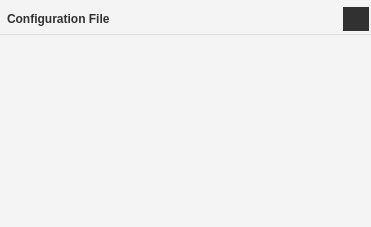
                           <widget class="QFrame" name="frame_25">
                            <property name="sizePolicy">
                             <sizepolicy hsizetype="Preferred" vsizetype="Expanding">
                              <horstretch>0</horstretch>
                              <verstretch>3</verstretch>
                             </sizepolicy>
                            </property>
                            <property name="styleSheet">
                             <string notr="true">background-color:#f4f4f4;
border: none;
</string>
                            </property>
                            <property name="frameShape">
                             <enum>QFrame::StyledPanel</enum>
                            </property>
                            <property name="frameShadow">
                             <enum>QFrame::Raised</enum>
                            </property>
                            <layout class="QVBoxLayout" name="verticalLayout_57">
                             <property name="spacing">
                              <number>0</number>
                             </property>
                             <property name="leftMargin">
                              <number>0</number>
                             </property>
                             <property name="topMargin">
                              <number>0</number>
                             </property>
                             <property name="rightMargin">
                              <number>0</number>
                             </property>
                             <property name="bottomMargin">
                              <number>0</number>
                             </property>
                             <item>
                              <widget class="QFrame" name="frame_27">
                               <property name="sizePolicy">
                                <sizepolicy hsizetype="Preferred" vsizetype="Expanding">
                                 <horstretch>0</horstretch>
                                 <verstretch>1</verstretch>
                                </sizepolicy>
                               </property>
                               <property name="styleSheet">
                                <string notr="true">border-bottom:1px solid rgba(0,0,0,0.1);
margin-top:2px;</string>
                               </property>
                               <property name="frameShape">
                                <enum>QFrame::StyledPanel</enum>
                               </property>
                               <property name="frameShadow">
                                <enum>QFrame::Raised</enum>
                               </property>
                               <layout class="QHBoxLayout" name="horizontalLayout_22">
                                <property name="spacing">
                                 <number>0</number>
                                </property>
                                <property name="leftMargin">
                                 <number>0</number>
                                </property>
                                <property name="topMargin">
                                 <number>0</number>
                                </property>
                                <property name="rightMargin">
                                 <number>0</number>
                                </property>
                                <property name="bottomMargin">
                                 <number>0</number>
                                </property>
                                <item>
                                 <widget class="QLabel" name="label_21">
                                  <property name="styleSheet">
                                   <string notr="true">font-weight: bold;
font-size:12px;
color: rgba(0,0,0,0.8);
margin-left: 4px;
border: none;</string>
                                  </property>
                                  <property name="text">
                                   <string>Configuration File</string>
                                  </property>
                                 </widget>
                                </item>
                                <item>
                                 <spacer name="horizontalSpacer_8">
                                  <property name="orientation">
                                   <enum>Qt::Horizontal</enum>
                                  </property>
                                  <property name="sizeHint" stdset="0">
                                   <size>
                                    <width>227</width>
                                    <height>20</height>
                                   </size>
                                  </property>
                                 </spacer>
                                </item>
                                <item>
                                 <widget class="QFrame" name="frame_28">
                                  <property name="styleSheet">
                                   <string notr="true">border:none;</string>
                                  </property>
                                  <property name="frameShape">
                                   <enum>QFrame::StyledPanel</enum>
                                  </property>
                                  <property name="frameShadow">
                                   <enum>QFrame::Raised</enum>
                                  </property>
                                  <layout class="QHBoxLayout" name="horizontalLayout_30">
                                   <property name="spacing">
                                    <number>0</number>
                                   </property>
                                   <property name="leftMargin">
                                    <number>0</number>
                                   </property>
                                   <property name="topMargin">
                                    <number>0</number>
                                   </property>
                                   <property name="rightMargin">
                                    <number>0</number>
                                   </property>
                                   <property name="bottomMargin">
                                    <number>0</number>
                                   </property>
                                   <item>
                                    <widget class="QPushButton" name="pushButton_15">
                                     <property name="minimumSize">
                                      <size>
                                       <width>30</width>
                                       <height>30</height>
                                      </size>
                                     </property>
                                     <property name="maximumSize">
                                      <size>
                                       <width>30</width>
                                       <height>30</height>
                                      </size>
                                     </property>
                                     <property name="cursor">
                                      <cursorShape>PointingHandCursor</cursorShape>
                                     </property>
                                     <property name="styleSheet">
                                      <string notr="true">background-color:rgba(0,0,0,0.8);
margin:3px 2px;</string>
                                     </property>
                                     <property name="text">
                                      <string/>
                                     </property>
                                     <property name="icon">
                                      <iconset resource="resources.qrc">
                                       <normaloff>:/icons/images/icons/cil-minus.png</normaloff>:/icons/images/icons/cil-minus.png</iconset>
                                     </property>
                                    </widget>
                                   </item>
                                  </layout>
                                 </widget>
                                </item>
                               </layout>
                              </widget>
                             </item>
                             <item>
                              <widget class="QListWidget" name="listWidget_2">
                               <property name="sizePolicy">
                                <sizepolicy hsizetype="Preferred" vsizetype="Expanding">
                                 <horstretch>0</horstretch>
                                 <verstretch>9</verstretch>
                                </sizepolicy>
                               </property>
                               <property name="styleSheet">
                                <string notr="true">font-size:11px;
color:rgba(0,0,0,0.5);
</string>
                               </property>
                              </widget>
                             </item>
                            </layout>
                           </widget>
